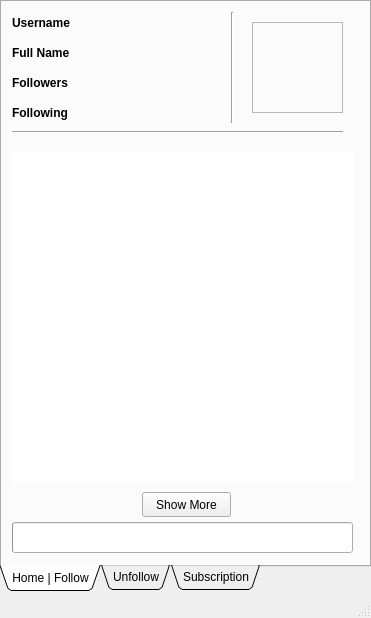
<?xml version="1.0" encoding="UTF-8"?>
<ui version="4.0">
    <class>MainWindow</class>
    <widget class="QMainWindow" name="MainWindow">
        <property name="geometry">
            <rect>
                <x>0</x>
                <y>0</y>
                <width>371</width>
                <height>618</height>
            </rect>
        </property>
        <property name="cursor">
            <cursorShape>ArrowCursor</cursorShape>
        </property>
        <property name="windowTitle">
            <string>InstaHelper</string>
        </property>
        <property name="windowIcon">
            <iconset>
                <normaloff>../src/InstaHelper.png</normaloff>../src/InstaHelper.png
            </iconset>
        </property>
        <widget class="QWidget" name="centralwidget">
            <widget class="QTabWidget" name="tabWidget">
                <property name="geometry">
                    <rect>
                        <x>0</x>
                        <y>0</y>
                        <width>371</width>
                        <height>591</height>
                    </rect>
                </property>
                <property name="tabPosition">
                    <enum>QTabWidget::South</enum>
                </property>
                <property name="tabShape">
                    <enum>QTabWidget::Triangular</enum>
                </property>
                <property name="currentIndex">
                    <number>0</number>
                </property>
                <property name="usesScrollButtons">
                    <bool>true</bool>
                </property>
                <property name="documentMode">
                    <bool>false</bool>
                </property>
                <property name="tabsClosable">
                    <bool>false</bool>
                </property>
                <property name="tabBarAutoHide">
                    <bool>true</bool>
                </property>
                <widget class="QWidget" name="homeTab">
                    <attribute name="title">
                        <string>Home | Follow</string>
                    </attribute>
                    <widget class="QLabel" name="profilePicLabel">
                        <property name="geometry">
                            <rect>
                                <x>250</x>
                                <y>20</y>
                                <width>91</width>
                                <height>91</height>
                            </rect>
                        </property>
                        <property name="frameShape">
                            <enum>QFrame::StyledPanel</enum>
                        </property>
                        <property name="frameShadow">
                            <enum>QFrame::Sunken</enum>
                        </property>
                        <property name="text">
                            <string/>
                        </property>
                        <property name="pixmap">
                            <pixmap>../../../../../.designer/src/profile_picture.jpg</pixmap>
                        </property>
                        <property name="scaledContents">
                            <bool>true</bool>
                        </property>
                        <property name="wordWrap">
                            <bool>false</bool>
                        </property>
                    </widget>
                    <widget class="QLabel" name="label_2">
                        <property name="geometry">
                            <rect>
                                <x>10</x>
                                <y>10</y>
                                <width>71</width>
                                <height>21</height>
                            </rect>
                        </property>
                        <property name="font">
                            <font>
                                <weight>75</weight>
                                <bold>true</bold>
                            </font>
                        </property>
                        <property name="text">
                            <string>Username</string>
                        </property>
                    </widget>
                    <widget class="QLabel" name="usernameLabel">
                        <property name="geometry">
                            <rect>
                                <x>90</x>
                                <y>10</y>
                                <width>141</width>
                                <height>21</height>
                            </rect>
                        </property>
                        <property name="text">
                            <string/>
                        </property>
                    </widget>
                    <widget class="QProgressBar" name="progressBar">
                        <property name="geometry">
                            <rect>
                                <x>10</x>
                                <y>520</y>
                                <width>341</width>
                                <height>31</height>
                            </rect>
                        </property>
                        <property name="value">
                            <number>0</number>
                        </property>
                        <property name="textVisible">
                            <bool>false</bool>
                        </property>
                        <property name="invertedAppearance">
                            <bool>false</bool>
                        </property>
                    </widget>
                    <widget class="QTableWidget" name="suggestedTableWidget">
                        <property name="geometry">
                            <rect>
                                <x>10</x>
                                <y>150</y>
                                <width>341</width>
                                <height>331</height>
                            </rect>
                        </property>
                        <property name="autoFillBackground">
                            <bool>false</bool>
                        </property>
                        <property name="frameShape">
                            <enum>QFrame::NoFrame</enum>
                        </property>
                        <property name="frameShadow">
                            <enum>QFrame::Raised</enum>
                        </property>
                        <property name="lineWidth">
                            <number>1</number>
                        </property>
                        <property name="sizeAdjustPolicy">
                            <enum>QAbstractScrollArea::AdjustIgnored</enum>
                        </property>
                        <property name="autoScroll">
                            <bool>false</bool>
                        </property>
                        <property name="autoScrollMargin">
                            <number>5</number>
                        </property>
                        <property name="editTriggers">
                            <set>QAbstractItemView::NoEditTriggers</set>
                        </property>
                        <property name="dragDropOverwriteMode">
                            <bool>false</bool>
                        </property>
                        <property name="alternatingRowColors">
                            <bool>false</bool>
                        </property>
                        <property name="selectionMode">
                            <enum>QAbstractItemView::ExtendedSelection</enum>
                        </property>
                        <property name="selectionBehavior">
                            <enum>QAbstractItemView::SelectRows</enum>
                        </property>
                        <property name="textElideMode">
                            <enum>Qt::ElideRight</enum>
                        </property>
                        <property name="showGrid">
                            <bool>false</bool>
                        </property>
                        <property name="gridStyle">
                            <enum>Qt::SolidLine</enum>
                        </property>
                        <property name="cornerButtonEnabled">
                            <bool>true</bool>
                        </property>
                        <property name="rowCount">
                            <number>0</number>
                        </property>
                        <property name="columnCount">
                            <number>5</number>
                        </property>
                        <attribute name="horizontalHeaderVisible">
                            <bool>false</bool>
                        </attribute>
                        <attribute name="horizontalHeaderCascadingSectionResizes">
                            <bool>false</bool>
                        </attribute>
                        <attribute name="horizontalHeaderMinimumSectionSize">
                            <number>50</number>
                        </attribute>
                        <attribute name="horizontalHeaderDefaultSectionSize">
                            <number>50</number>
                        </attribute>
                        <attribute name="horizontalHeaderHighlightSections">
                            <bool>false</bool>
                        </attribute>
                        <attribute name="horizontalHeaderShowSortIndicator" stdset="0">
                            <bool>false</bool>
                        </attribute>
                        <attribute name="horizontalHeaderStretchLastSection">
                            <bool>false</bool>
                        </attribute>
                        <attribute name="verticalHeaderVisible">
                            <bool>false</bool>
                        </attribute>
                        <attribute name="verticalHeaderMinimumSectionSize">
                            <number>50</number>
                        </attribute>
                        <attribute name="verticalHeaderDefaultSectionSize">
                            <number>50</number>
                        </attribute>
                        <attribute name="verticalHeaderHighlightSections">
                            <bool>false</bool>
                        </attribute>
                        <column>
                            <property name="text">
                                <string>profile</string>
                            </property>
                        </column>
                        <column>
                            <property name="text">
                                <string>Name</string>
                            </property>
                            <property name="font">
                                <font>
                                    <weight>75</weight>
                                    <bold>true</bold>
                                </font>
                            </property>
                        </column>
                        <column>
                            <property name="text">
                                <string>follower</string>
                            </property>
                        </column>
                        <column>
                            <property name="text">
                                <string>follow</string>
                            </property>
                        </column>
                        <column>
                            <property name="text">
                                <string>id</string>
                            </property>
                        </column>
                    </widget>
                    <widget class="QLabel" name="label_3">
                        <property name="geometry">
                            <rect>
                                <x>10</x>
                                <y>40</y>
                                <width>71</width>
                                <height>21</height>
                            </rect>
                        </property>
                        <property name="font">
                            <font>
                                <weight>75</weight>
                                <bold>true</bold>
                            </font>
                        </property>
                        <property name="text">
                            <string>Full Name</string>
                        </property>
                    </widget>
                    <widget class="QLabel" name="label_4">
                        <property name="geometry">
                            <rect>
                                <x>10</x>
                                <y>70</y>
                                <width>71</width>
                                <height>21</height>
                            </rect>
                        </property>
                        <property name="font">
                            <font>
                                <weight>75</weight>
                                <bold>true</bold>
                            </font>
                        </property>
                        <property name="text">
                            <string>Followers</string>
                        </property>
                    </widget>
                    <widget class="QLabel" name="label_5">
                        <property name="geometry">
                            <rect>
                                <x>10</x>
                                <y>100</y>
                                <width>71</width>
                                <height>21</height>
                            </rect>
                        </property>
                        <property name="font">
                            <font>
                                <weight>75</weight>
                                <bold>true</bold>
                            </font>
                        </property>
                        <property name="text">
                            <string>Following</string>
                        </property>
                    </widget>
                    <widget class="QLabel" name="fullNameLabel">
                        <property name="geometry">
                            <rect>
                                <x>90</x>
                                <y>40</y>
                                <width>141</width>
                                <height>21</height>
                            </rect>
                        </property>
                        <property name="text">
                            <string/>
                        </property>
                    </widget>
                    <widget class="QLabel" name="followersLabel">
                        <property name="geometry">
                            <rect>
                                <x>90</x>
                                <y>70</y>
                                <width>151</width>
                                <height>21</height>
                            </rect>
                        </property>
                        <property name="text">
                            <string/>
                        </property>
                    </widget>
                    <widget class="QLabel" name="followingLabel">
                        <property name="geometry">
                            <rect>
                                <x>90</x>
                                <y>100</y>
                                <width>151</width>
                                <height>21</height>
                            </rect>
                        </property>
                        <property name="text">
                            <string/>
                        </property>
                    </widget>
                    <widget class="Line" name="line">
                        <property name="geometry">
                            <rect>
                                <x>10</x>
                                <y>120</y>
                                <width>331</width>
                                <height>20</height>
                            </rect>
                        </property>
                        <property name="orientation">
                            <enum>Qt::Horizontal</enum>
                        </property>
                    </widget>
                    <widget class="Line" name="line_2">
                        <property name="geometry">
                            <rect>
                                <x>220</x>
                                <y>10</y>
                                <width>20</width>
                                <height>111</height>
                            </rect>
                        </property>
                        <property name="orientation">
                            <enum>Qt::Vertical</enum>
                        </property>
                    </widget>
                    <widget class="QPushButton" name="showMoreButton">
                        <property name="geometry">
                            <rect>
                                <x>140</x>
                                <y>490</y>
                                <width>89</width>
                                <height>25</height>
                            </rect>
                        </property>
                        <property name="cursor">
                            <cursorShape>PointingHandCursor</cursorShape>
                        </property>
                        <property name="tabletTracking">
                            <bool>false</bool>
                        </property>
                        <property name="text">
                            <string>Show More</string>
                        </property>
                    </widget>
                </widget>
                <widget class="QWidget" name="unfollowTab">
                    <attribute name="title">
                        <string>Unfollow</string>
                    </attribute>
                    <widget class="QTableWidget" name="suggestedTableWidget_unfollow">
                        <property name="geometry">
                            <rect>
                                <x>10</x>
                                <y>10</y>
                                <width>341</width>
                                <height>471</height>
                            </rect>
                        </property>
                        <property name="autoFillBackground">
                            <bool>false</bool>
                        </property>
                        <property name="frameShape">
                            <enum>QFrame::NoFrame</enum>
                        </property>
                        <property name="frameShadow">
                            <enum>QFrame::Raised</enum>
                        </property>
                        <property name="lineWidth">
                            <number>1</number>
                        </property>
                        <property name="sizeAdjustPolicy">
                            <enum>QAbstractScrollArea::AdjustIgnored</enum>
                        </property>
                        <property name="autoScroll">
                            <bool>false</bool>
                        </property>
                        <property name="autoScrollMargin">
                            <number>5</number>
                        </property>
                        <property name="editTriggers">
                            <set>QAbstractItemView::NoEditTriggers</set>
                        </property>
                        <property name="dragDropOverwriteMode">
                            <bool>false</bool>
                        </property>
                        <property name="alternatingRowColors">
                            <bool>false</bool>
                        </property>
                        <property name="selectionMode">
                            <enum>QAbstractItemView::ExtendedSelection</enum>
                        </property>
                        <property name="selectionBehavior">
                            <enum>QAbstractItemView::SelectRows</enum>
                        </property>
                        <property name="textElideMode">
                            <enum>Qt::ElideRight</enum>
                        </property>
                        <property name="showGrid">
                            <bool>false</bool>
                        </property>
                        <property name="gridStyle">
                            <enum>Qt::SolidLine</enum>
                        </property>
                        <property name="cornerButtonEnabled">
                            <bool>true</bool>
                        </property>
                        <property name="rowCount">
                            <number>0</number>
                        </property>
                        <property name="columnCount">
                            <number>5</number>
                        </property>
                        <attribute name="horizontalHeaderVisible">
                            <bool>false</bool>
                        </attribute>
                        <attribute name="horizontalHeaderCascadingSectionResizes">
                            <bool>false</bool>
                        </attribute>
                        <attribute name="horizontalHeaderMinimumSectionSize">
                            <number>50</number>
                        </attribute>
                        <attribute name="horizontalHeaderDefaultSectionSize">
                            <number>50</number>
                        </attribute>
                        <attribute name="horizontalHeaderHighlightSections">
                            <bool>false</bool>
                        </attribute>
                        <attribute name="horizontalHeaderShowSortIndicator" stdset="0">
                            <bool>false</bool>
                        </attribute>
                        <attribute name="horizontalHeaderStretchLastSection">
                            <bool>false</bool>
                        </attribute>
                        <attribute name="verticalHeaderVisible">
                            <bool>false</bool>
                        </attribute>
                        <attribute name="verticalHeaderMinimumSectionSize">
                            <number>50</number>
                        </attribute>
                        <attribute name="verticalHeaderDefaultSectionSize">
                            <number>50</number>
                        </attribute>
                        <attribute name="verticalHeaderHighlightSections">
                            <bool>false</bool>
                        </attribute>
                        <column>
                            <property name="text">
                                <string>profile</string>
                            </property>
                        </column>
                        <column>
                            <property name="text">
                                <string>Name</string>
                            </property>
                            <property name="font">
                                <font>
                                    <weight>75</weight>
                                    <bold>true</bold>
                                </font>
                            </property>
                        </column>
                        <column>
                            <property name="text">
                                <string>follower</string>
                            </property>
                        </column>
                        <column>
                            <property name="text">
                                <string>follow</string>
                            </property>
                        </column>
                        <column>
                            <property name="text">
                                <string>id</string>
                            </property>
                        </column>
                    </widget>
                    <widget class="QPushButton" name="showMoreButton_unfollow">
                        <property name="geometry">
                            <rect>
                                <x>140</x>
                                <y>490</y>
                                <width>89</width>
                                <height>25</height>
                            </rect>
                        </property>
                        <property name="cursor">
                            <cursorShape>PointingHandCursor</cursorShape>
                        </property>
                        <property name="tabletTracking">
                            <bool>false</bool>
                        </property>
                        <property name="text">
                            <string>Show More</string>
                        </property>
                    </widget>
                    <widget class="QProgressBar" name="progressBar_unfollow">
                        <property name="geometry">
                            <rect>
                                <x>10</x>
                                <y>520</y>
                                <width>351</width>
                                <height>31</height>
                            </rect>
                        </property>
                        <property name="value">
                            <number>0</number>
                        </property>
                        <property name="textVisible">
                            <bool>false</bool>
                        </property>
                        <property name="invertedAppearance">
                            <bool>false</bool>
                        </property>
                    </widget>
                </widget>
                <widget class="QWidget" name="Subscription">
                    <attribute name="title">
                        <string>Subscription</string>
                    </attribute>
                    <widget class="QPushButton" name="subscriptionActivateButton">
                        <property name="geometry">
                            <rect>
                                <x>260</x>
                                <y>40</y>
                                <width>89</width>
                                <height>25</height>
                            </rect>
                        </property>
                        <property name="cursor">
                            <cursorShape>PointingHandCursor</cursorShape>
                        </property>
                        <property name="text">
                            <string>Actiavate</string>
                        </property>
                    </widget>
                    <widget class="QLabel" name="label">
                        <property name="geometry">
                            <rect>
                                <x>10</x>
                                <y>20</y>
                                <width>121</width>
                                <height>17</height>
                            </rect>
                        </property>
                        <property name="text">
                            <string>Subscription Key</string>
                        </property>
                    </widget>
                    <widget class="QLineEdit" name="subscriptionKeyEdit">
                        <property name="geometry">
                            <rect>
                                <x>10</x>
                                <y>40</y>
                                <width>241</width>
                                <height>25</height>
                            </rect>
                        </property>
                        <property name="echoMode">
                            <enum>QLineEdit::PasswordEchoOnEdit</enum>
                        </property>
                    </widget>
                    <widget class="QGroupBox" name="subscriptionGroupBox">
                        <property name="enabled">
                            <bool>false</bool>
                        </property>
                        <property name="geometry">
                            <rect>
                                <x>10</x>
                                <y>110</y>
                                <width>341</width>
                                <height>421</height>
                            </rect>
                        </property>
                        <property name="title">
                            <string>Automatic Tasks</string>
                        </property>
                        <widget class="QLabel" name="label_7">
                            <property name="geometry">
                                <rect>
                                    <x>10</x>
                                    <y>59</y>
                                    <width>161</width>
                                    <height>31</height>
                                </rect>
                            </property>
                            <property name="text">
                                <string>Auto Unfollow</string>
                            </property>
                        </widget>
                        <widget class="QCheckBox" name="checkBox">
                            <property name="geometry">
                                <rect>
                                    <x>250</x>
                                    <y>60</y>
                                    <width>81</width>
                                    <height>31</height>
                                </rect>
                            </property>
                            <property name="cursor">
                                <cursorShape>PointingHandCursor</cursorShape>
                            </property>
                            <property name="text">
                                <string>Enable</string>
                            </property>
                            <property name="tristate">
                                <bool>false</bool>
                            </property>
                        </widget>
                        <widget class="QDialogButtonBox" name="buttonBox">
                            <property name="geometry">
                                <rect>
                                    <x>130</x>
                                    <y>380</y>
                                    <width>81</width>
                                    <height>25</height>
                                </rect>
                            </property>
                            <property name="cursor">
                                <cursorShape>PointingHandCursor</cursorShape>
                            </property>
                            <property name="standardButtons">
                                <set>QDialogButtonBox::Apply</set>
                            </property>
                        </widget>
                        <widget class="QLabel" name="label_8">
                            <property name="geometry">
                                <rect>
                                    <x>10</x>
                                    <y>126</y>
                                    <width>151</width>
                                    <height>21</height>
                                </rect>
                            </property>
                            <property name="text">
                                <string>User's follower limit</string>
                            </property>
                        </widget>
                        <widget class="QSpinBox" name="spinBox_2">
                            <property name="geometry">
                                <rect>
                                    <x>160</x>
                                    <y>120</y>
                                    <width>81</width>
                                    <height>31</height>
                                </rect>
                            </property>
                            <property name="wrapping">
                                <bool>false</bool>
                            </property>
                            <property name="specialValueText">
                                <string>0</string>
                            </property>
                            <property name="accelerated">
                                <bool>false</bool>
                            </property>
                            <property name="suffix">
                                <string/>
                            </property>
                            <property name="minimum">
                                <number>999</number>
                            </property>
                            <property name="maximum">
                                <number>1000000</number>
                            </property>
                            <property name="singleStep">
                                <number>1000</number>
                            </property>
                            <property name="value">
                                <number>5000</number>
                            </property>
                        </widget>
                        <widget class="QCheckBox" name="checkBox_2">
                            <property name="geometry">
                                <rect>
                                    <x>250</x>
                                    <y>120</y>
                                    <width>81</width>
                                    <height>31</height>
                                </rect>
                            </property>
                            <property name="cursor">
                                <cursorShape>PointingHandCursor</cursorShape>
                            </property>
                            <property name="text">
                                <string>Enable</string>
                            </property>
                            <property name="tristate">
                                <bool>false</bool>
                            </property>
                        </widget>
                    </widget>
                    <widget class="QLabel" name="subscriptionStatusLabel">
                        <property name="geometry">
                            <rect>
                                <x>10</x>
                                <y>70</y>
                                <width>211</width>
                                <height>17</height>
                            </rect>
                        </property>
                        <property name="text">
                            <string>You are not activated</string>
                        </property>
                    </widget>
                </widget>
            </widget>
        </widget>
        <widget class="QStatusBar" name="statusbar"/>
    </widget>
    <resources/>
    <connections/>
</ui>
